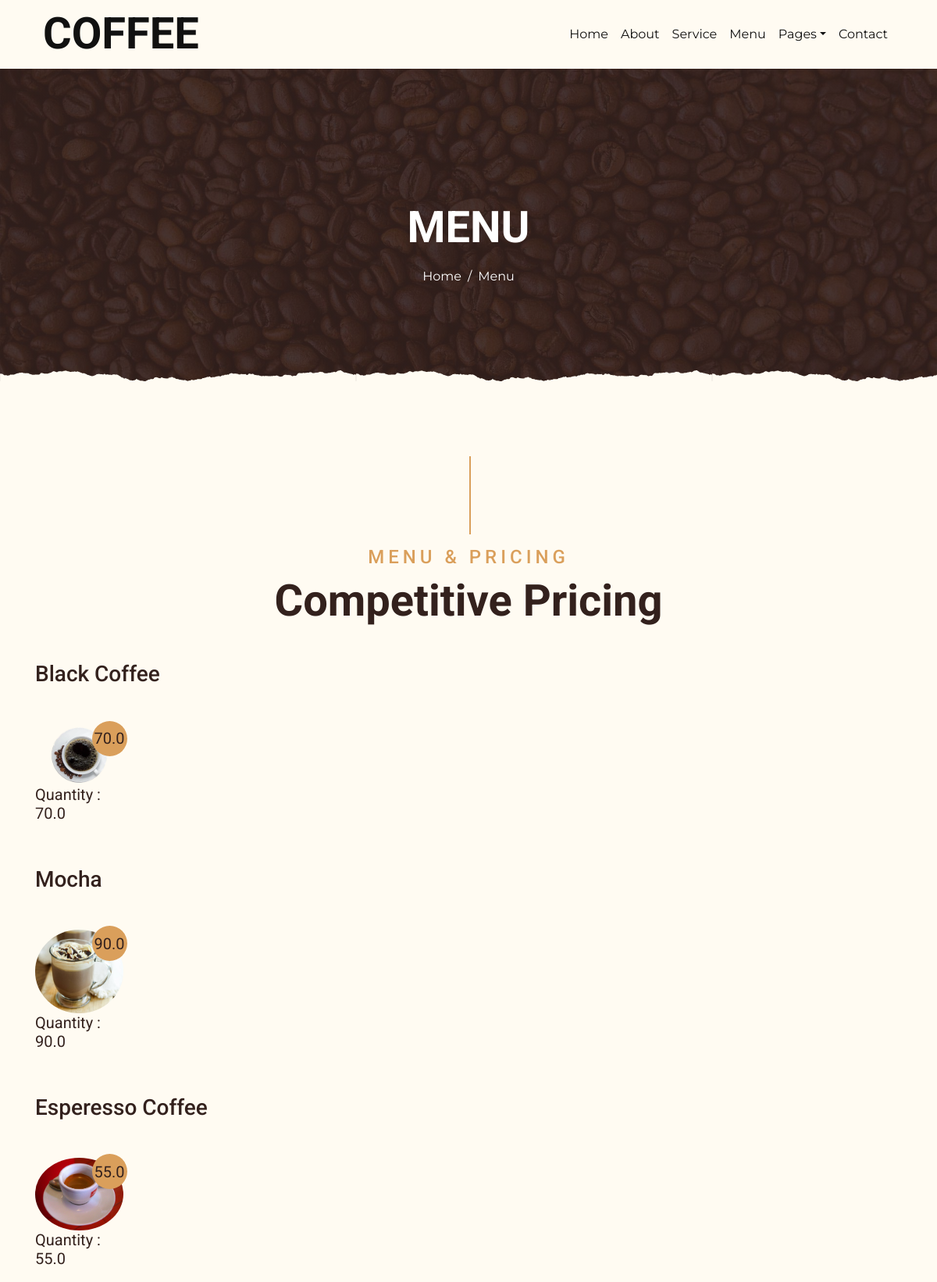
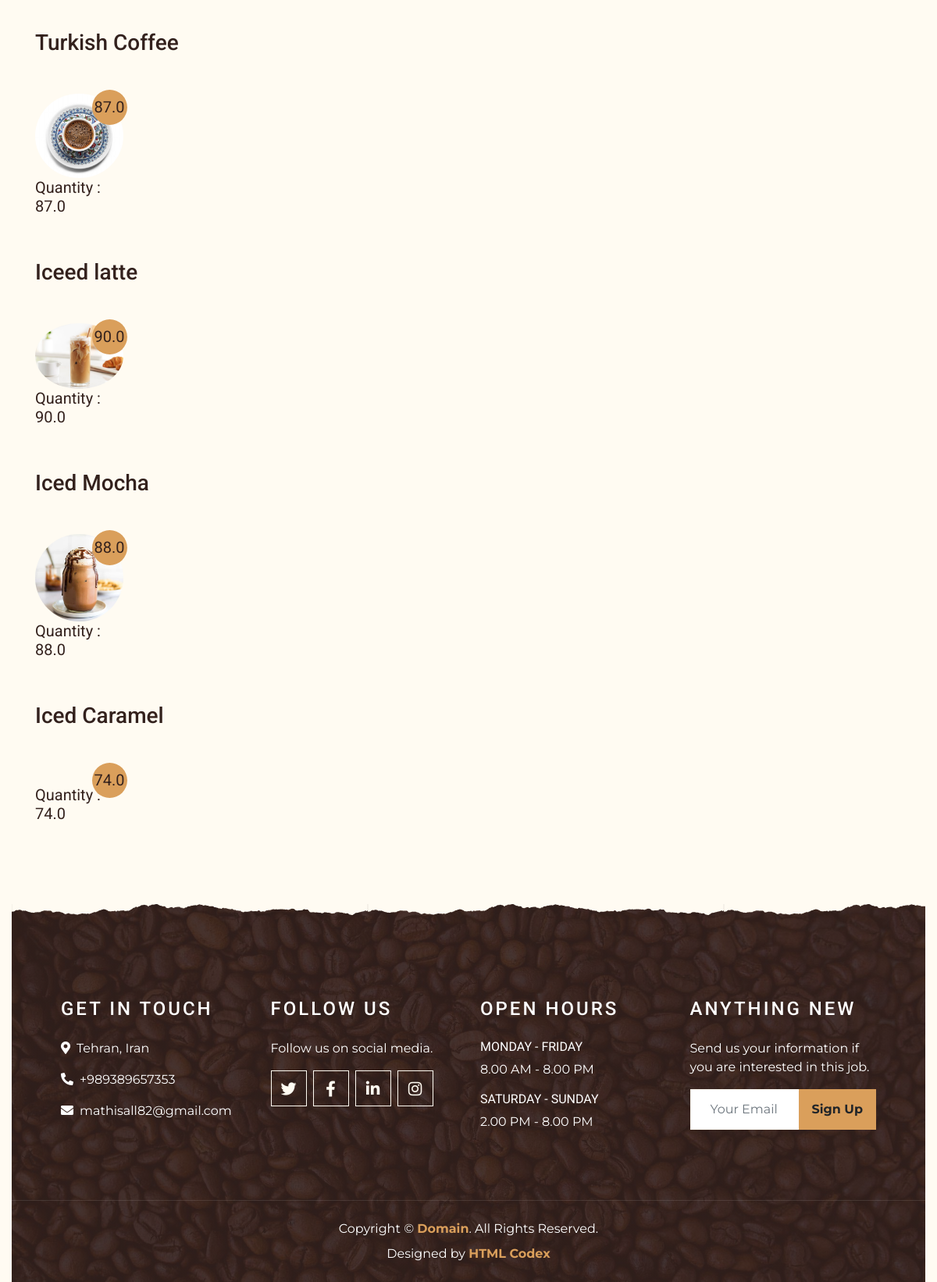
The app's page /menu/ with its own data (2 pictures, top to bottom).
### coffee/models.py (models this page shows, shortened)
class Coffee(models.Model):
    name = models.CharField(max_length=200)
    price = models.FloatField()
    quantity = models.IntegerField()
    image = models.ImageField(upload_to='coffeee/pimg')

### coffeeshop/views.py (the view)
# urls.py: path('menu/', views.Menu, name='menu'),
def Menu(request):
    coffee = Coffee.objects.all()
    context = {
        'coffee': coffee
    }
    return render(request, 'menu.html', context)

### templates/menu.html
{% extends 'master.html' %}
{% block body %}
    <div class="container-fluid page-header mb-5 position-relative overlay-bottom">
        <div class="d-flex flex-column align-items-center justify-content-center pt-0 pt-lg-5" style="min-height: 400px">
            <h1 class="display-4 mb-3 mt-0 mt-lg-5 text-white text-uppercase">Menu</h1>
            <div class="d-inline-flex mb-lg-5">
                <p class="m-0 text-white"><a class="text-white" href="">Home</a></p>
                <p class="m-0 text-white px-2">/</p>
                <p class="m-0 text-white">Menu</p>
            </div>
        </div>
    </div>
    <div class="container-fluid pt-5">
        <div class="container">
            <div class="section-title">
                <h4 class="text-primary text-uppercase" style="letter-spacing: 5px;">Menu & Pricing</h4>
                <h1 class="display-4">Competitive Pricing</h1>
            </div>
            <div class="row">
                <div class="col-lg-6">
                    {% for coff in coffee %}
                    <h3 class="mb-5">{{coff.name}}</h3>
                    <div class="row align-items-center mb-5">
                        <div class="col-4 col-sm-3">
                            <img class="w-100 rounded-circle mb-3 mb-sm-0" src="/{{ coff.image }}" alt="">
                            <h5 >Quantity : {{ coff.price }}</h5>
                            <h5 class="menu-price">{{ coff.price }}</h5>
                        </div>
                </div>
                {% endfor %}
            </div>
        </div>
    </div>
{% endblock %}

### templates/master.html (shortened to what this page needs)
<!DOCTYPE html>
<html lang="en">
<head>
        {% load static %}
    <link href="https://cdnjs.cloudflare.com/ajax/libs/font-awesome/5.10.0/css/all.min.css" rel="stylesheet">
    <link href="/static/lib/owlcarousel/assets/owl.carousel.min.css" rel="stylesheet">
    <link href="/static/lib/tempusdominus/css/tempusdominus-bootstrap-4.min.css" rel="stylesheet" />
    <link href="/static/css/style.min.css" rel="stylesheet">
</head>
<body>
    <div class="container-fluid p-3nav-bar">
        <nav class="navbar navbar-expand-lg bg-none nav-dark py-0">
            <a href="" class="navbar-brand px-lg-4 m-0">
                <h1 class="m-0 display-4 text-uppercase text-dark">COFFEE</h1>
            </a>
            <div class="collapse navbar-collapse justify-content-between" id="navbarCollapse">
                <div class="navbar-nav ml-auto p-4 text-dark">
                    <a href="/home/" class="nav-item nav-link active text-dark">Home</a>
                    <a href="{% url 'about' %}" class="nav-item nav-link text-dark">About</a>
                    <a href="{% url 'service' %}" class="nav-item nav-link text-dark">Service</a>
                    <a href="/menu/" class="nav-item nav-link text-dark">Menu</a>
                    <div class="nav-item dropdown">
                        <a href="#" class="nav-link dropdown-toggle text-dark" data-toggle="dropdown">Pages</a>
                    </div>
                    <a href="/contact_us/" class="nav-item nav-link text-dark">Contact</a>
                </div>
            </div>
        </nav>
    </div>
    {% block body %} {% endblock %}
    <div class="container-fluid footer text-white mt-5 pt-5 px-0 position-relative overlay-top">
        <div class="row mx-0 pt-5 px-sm-3 px-lg-5 mt-4">
            <div class="col-lg-3 col-md-6 mb-5">
                <h4 class="text-white text-uppercase mb-4" style="letter-spacing: 3px;">Get In Touch</h4>
                <p><i class="fa fa-map-marker-alt mr-2"></i>Tehran, Iran</p>
                <p><i class="fa fa-phone-alt mr-2"></i>+989389657353</p>
                <p class="m-0"><i class="fa fa-envelope mr-2"></i>mathisall82@gmail.com</p>
            </div>
            <div class="col-lg-3 col-md-6 mb-5">
                <h4 class="text-white text-uppercase mb-4" style="letter-spacing: 3px;">Follow Us</h4>
                <p>Follow us on social media.</p>
                <div class="d-flex justify-content-start">
                    <a class="btn btn-lg btn-outline-light btn-lg-square mr-2" href="#"><i class="fab fa-twitter"></i></a>
                    <a class="btn btn-lg btn-outline-light btn-lg-square mr-2" href="#"><i class="fab fa-facebook-f"></i></a>
                    <a class="btn btn-lg btn-outline-light btn-lg-square mr-2" href="#"><i class="fab fa-linkedin-in"></i></a>
                    <a class="btn btn-lg btn-outline-light btn-lg-square" href="#"><i class="fab fa-instagram"></i></a>
                </div>
            </div>
            <div class="col-lg-3 col-md-6 mb-5">
                <h4 class="text-white text-uppercase mb-4" style="letter-spacing: 3px;">Open Hours</h4>
                <div>
                    <h6 class="text-white text-uppercase">Monday - Friday</h6>
                    <p>8.00 AM - 8.00 PM</p>
                    <h6 class="text-white text-uppercase">Saturday - Sunday</h6>
                    <p>2.00 PM - 8.00 PM</p>
                </div>
            </div>
            <div class="col-lg-3 col-md-6 mb-5">
                <h4 class="text-white text-uppercase mb-4" style="letter-spacing: 3px;">Anything New</h4>
                <p>Send us your information if you are interested in this job.</p>
                <div class="w-100">
                    <div class="input-group">
                        <input type="text" class="form-control border-light" style="padding: 25px;" placeholder="Your Email">
                        <div class="input-group-append">
                            <button class="btn btn-primary font-weight-bold px-3">Sign Up</button>
                        </div>
                    </div>
                </div>
            </div>
        </div>
        <div class="container-fluid text-center text-white border-top mt-4 py-4 px-sm-3 px-md-5" style="border-color: rgba(256, 256, 256, .1) !important;">
            <p class="mb-2 text-white">Copyright &copy; <a class="font-weight-bold" href="#">Domain</a>. All Rights Reserved.</p>
            <p class="m-0 text-white">Designed by <a class="font-weight-bold" href="https://htmlcodex.com">HTML Codex</a></p>
        </div>
    </div>
</body>

### records on screen
Coffee: name "Black Coffee", image (picture), price "70.0"
Coffee: name "Mocha", image (picture), price "90.0"
Coffee: name "Esperesso Coffee", image (picture), price "55.0"
Coffee: name "Turkish Coffee", image (picture), price "87.0"
Coffee: name "Iceed latte", image (picture), price "90.0"
Coffee: name "Iced Mocha", image (picture), price "88.0"
Coffee: name "Iced Caramel", price "74.0"
